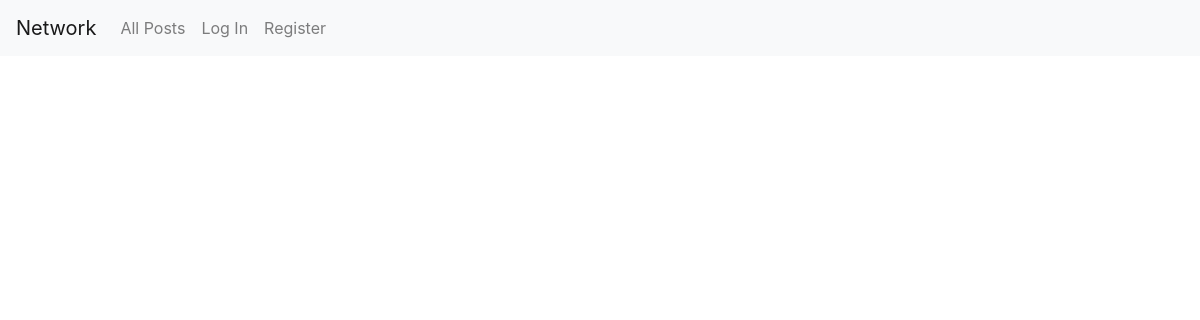
The app's page /, older data.
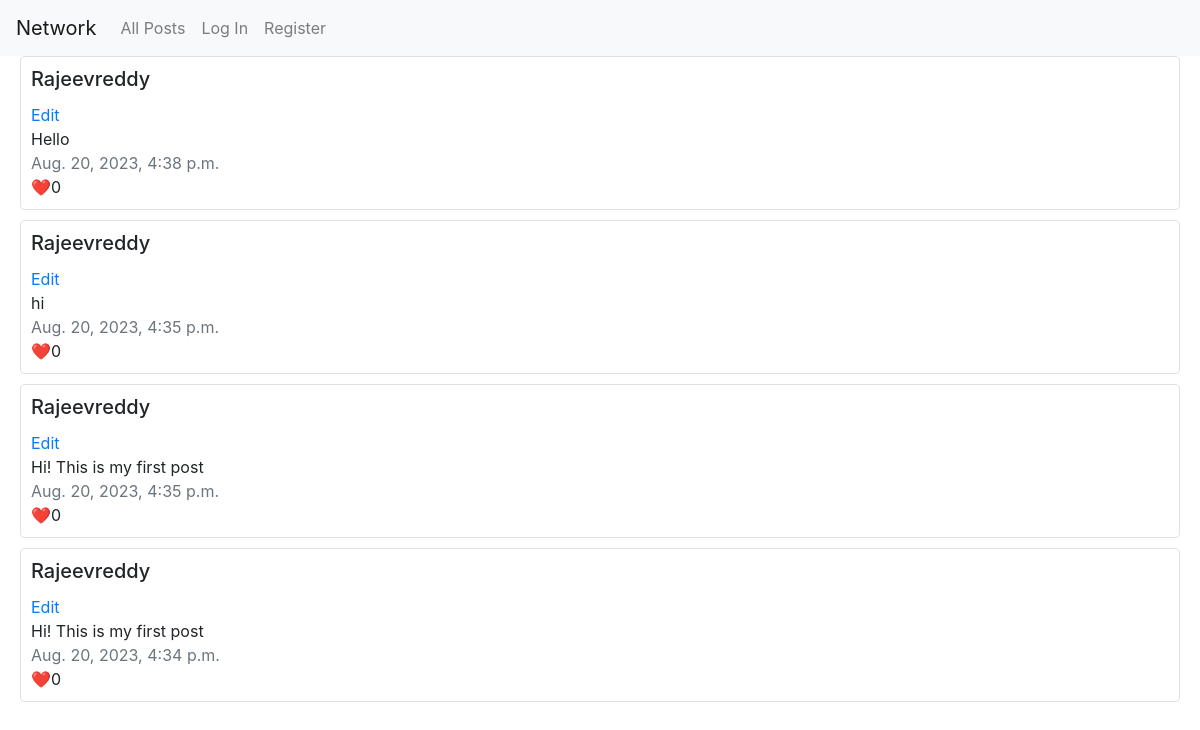
The same page, newer data.
### network/models.py (models this page shows, shortened)
class Posts(models.Model):
    content = models.TextField(blank=False)
    author = models.ForeignKey(User, on_delete=models.CASCADE, related_name='authored_posts')
    created_at = models.DateTimeField(auto_now_add=True)
    liked = models.ManyToManyField(User, related_name="liked_post", blank=True)

class User(AbstractUser):
    pass

### network/views.py (the view)
# urls.py: path("", views.index, name="index"),
def index(request):
    return render(request, "network/index.html", {
        "posts": Posts.objects.order_by("-created_at").all()
    })

### network/templates/network/index.html (shortened to what this page needs)
{% extends "network/layout.html" %}
{% block body %}
    {% for post in posts %}
    <div style="padding-left: 20px; padding-right: 20px; padding-bottom: 10px;">
        <div class="card border" style="padding: 10px;">
            <h5 class="card-title text-capitalize">{{ post.author }}</h5>
            <a href="#" class="card-link">Edit</a>
            <div class="card-text">{{ post.content }}</div>
            <div class="text-muted">{{ post.created_at }}</div>
            <div class="card-text">❤️{{ post.liked.count }}</div>
        </div>
    </div>
    {% endfor %}
{% endblock %}

### network/templates/network/layout.html (shortened to what this page needs)
{% load static %}
<!DOCTYPE html>
<html lang="en">
    <head>
        <link rel="stylesheet" href="https://stackpath.bootstrapcdn.com/bootstrap/4.4.1/css/bootstrap.min.css">
        <link href="{% static 'network/styles.css' %}" rel="stylesheet">
    </head>
    <body>
        <nav class="navbar navbar-expand-lg navbar-light bg-light">
            <a class="navbar-brand" href="#">Network</a>
            <div>
              <ul class="navbar-nav mr-auto">
                <li class="nav-item">
                  <a class="nav-link" href="{% url 'index' %}">All Posts</a>
                </li>
                {% if user.is_authenticated %}
                    <li class="nav-item">
                        <a class="nav-link" href="#">Following</a>
                    </li>
                    <li class="nav-item">
                        <a class="nav-link" href="{% url 'logout' %}">Log Out</a>
                    </li>
                {% else %}
                    <li class="nav-item">
                        <a class="nav-link" href="{% url 'login' %}">Log In</a>
                    </li>
                    <li class="nav-item">
                        <a class="nav-link" href="{% url 'register' %}">Register</a>
                    </li>
                {% endif %}
              </ul>
            </div>
          </nav>
        <div class="body">
            {% block body %}
            {% endblock %}
        </div>
    </body>
</html>

Row changes from the older to the newer data that the page shows:
added Posts: author "Rajeevreddy", content "Hello", created_at "Aug. 20, 2023, 4:38 p.m.", liked.count "0"
added Posts: author "Rajeevreddy", content "hi", created_at "Aug. 20, 2023, 4:35 p.m.", liked.count "0"
added Posts: author "Rajeevreddy", content "Hi! This is my first post", created_at "Aug. 20, 2023, 4:35 p.m.", liked.count "0"
added Posts: author "Rajeevreddy", content "Hi! This is my first post", created_at "Aug. 20, 2023, 4:34 p.m.", liked.count "0"
